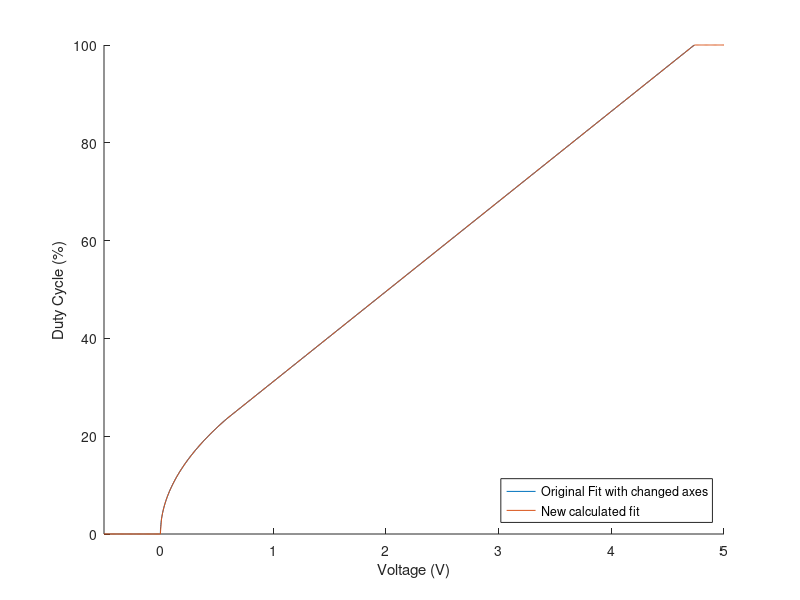

Write the MATLAB code that produced this figure.
close all; clear all;
PWM = [0:10:250 255]';
    PWMAct = [0:1:255]';
    Vexp = zeros(length(PWMAct), 1);
    
    figure(1)
    hold on
    PWMAct = [0:1:255]';
    Vfit = zeros(length(PWMAct),1);
    for k = 1:length(PWMAct)
        if PWMAct(k) <= 60
            Vfit(k) = 0.000163*PWMAct(k).^2;
        else
            Vfit(k) = 0.02128205128205128205128205128205*PWMAct(k)- 0.02128205128205128205128205128205*PWMAct(61)+Vfit(61);
        end
    end
    Vin = [-0.5:0.01:5];
    CalcPWM = zeros(length(Vin),1);
    
    for k = 1:length(Vin)
        if Vin(k)<=0
            CalcPWM(k) = 0;
        elseif Vin(k) <= 0.5868
            CalcPWM(k) = sqrt(Vin(k)/0.000163);
        elseif Vin(k) <= 5
            CalcPWM(k) = (Vin(k) + 0.6901)/0.02128205128205128205128205128205;
            if CalcPWM(k) >= 255
                CalcPWM(k) = 255;
            end
        elseif Vin(k) > 5
                CalcPWM(k) = 255;
        end
    end
    plot(Vfit, (PWMAct/255)*100);
    plot(Vin, (CalcPWM/255)*100);
    xlim([-0.5 5])
    legend('Original Fit with changed axes', 'New calculated fit', 'Location', 'Southeast')
    xlabel('Voltage (V)')
    ylabel('Duty Cycle (%)')
    hold off
    
  